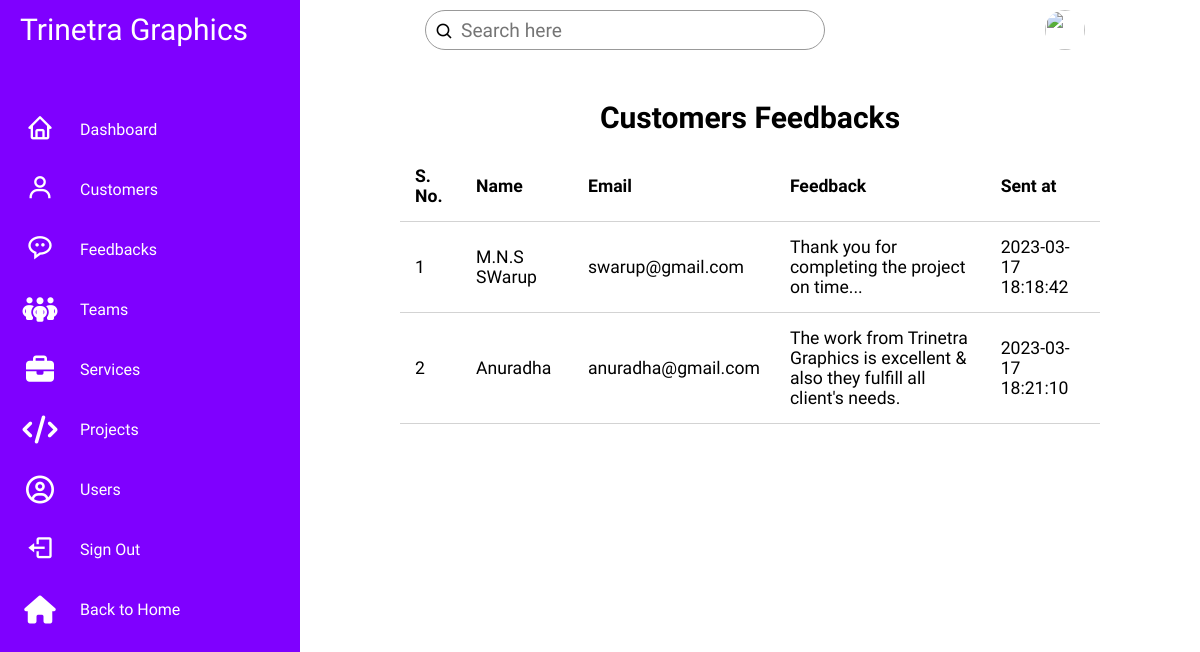
Screenshot of /admin-panel/feedback/index.php (signed in) with the database file from the repository.
### tables this page shows
CREATE TABLE `feedbacks` (
  `id` int(11) NOT NULL,
  `name` text DEFAULT NULL,
  `email` text DEFAULT NULL,
  `message` text NOT NULL,
  `sendat` timestamp NULL DEFAULT current_timestamp()
);

### admin-panel/feedback/index.php (the view, shortened to what this page needs)
<?php
    if($_SESSION['id'] == true){
?>
<!DOCTYPE html>
<html lang="en">
<head>
    <link rel="stylesheet" href="../../css/admin.css">
    <link href='https://unpkg.com/boxicons@2.1.4/css/boxicons.min.css' rel='stylesheet'>
    <link rel="stylesheet" href="https://cdnjs.cloudflare.com/ajax/libs/font-awesome/6.3.0/css/all.min.css">
</head>
<body>
    <div class="container">
        <div class="navigation">
            <ul>
                <li>
                    <a href="#">
                        <span class="title heading">Trinetra Graphics</span>
                    </a>
                </li>
                <li>
                    <a href="../admin.php">
                        <span class="icon"><i class='bx bx-home'></i></span>
                        <span class="title">Dashboard</span>
                    </a>
                </li>
                <li>
                    <a href="#">
                        <span class="icon"><i class='bx bx-user'></i></span>
                        <span class="title">Customers</span>
                    </a>
                </li>
                <li>
                    <a href="#">
                        <span class="icon"><i class='bx bx-message-rounded-dots'></i></span>
                        <span class="title">Feedbacks</span>
                    </a>
                </li>
                <li>
                    <a href="../teams/index.php">
                        <span class="icon"><i class="fa-solid fa-people-group"></i></span>
                        <span class="title">Teams</span>
                    </a>
                </li>
                <li>
                    <a href="../services/index.php">
                        <span class="icon"><i class="fa-solid fa-briefcase"></i></span>
                        <span class="title">Services</span>
                    </a>
                </li>
                <li>
                    <a href="../projects/index.php">
                        <span class="icon"><i class="fa-solid fa-code"></i></span>
                        <span class="title">Projects</span>
                    </a>
                </li>
                <li>
                    <a href="../users/index.php">
                        <span class="icon"><i class="fa-regular fa-circle-user"></i></span>
                        <span class="title">Users</span>
                    </a>
                </li>
                <li>
                    <a href="../../logout.php">
                        <span class="icon"><i class='bx bx-log-out'></i></span>
                        <span class="title">Sign Out</span>
                    </a>
                </li>
                <li>
                    <a href="../../index.php">
                        <span class="icon"><i class="fa-sharp fa-solid fa-house"></i></span>
                        <span class="title">Back to Home</span>
                    </a>
                </li>
            </ul>
        </div>
    </div>
    <div class="main">
        <div class="topbar">
            <div class="search">
                <label>
                    <input type="text" placeholder="Search here">
                    <i class='bx bx-search'></i>
                </label>
            </div>
            <div class="user">
                <?php echo "<img src='../data_base-images/users/{$_SESSION['image']}'>"; ?>
            </div>
        </div>
        <div class="admin-content">
            <div class="content">
                <h2 class="page-title">Customers Feedbacks</h2>
                <table>
                    <thead>
                        <th>S. No.</th>
                        <th>Name</th>
                        <th>Email</th>
                        <th>Feedback</th>
                        <th>Sent at</th>
                    </thead>
                    <tbody>
                        <?php
                            $db = mysqli_connect('localhost','root','','graphic');
                            $feedback = mysqli_query($db, "SELECT * FROM `feedbacks`");
                            if(!$feedback){
                                die("Invalid Query !!!". mysqli_connect_error());
                            }
                            else{
                                while($row = mysqli_fetch_assoc($feedback)){
                                    echo "
                                    <tr>
                                        <td>$row[id]</td>
                                        <td>$row[name]</td>
                                        <td>$row[email]</td>
                                        <td>$row[message]</td>
                                        <td>$row[sendat]</td>
                                    </tr>
                                    ";
                                }
                            }
                        ?>
                    </tbody>
                </table>
            </div>
        </div>
    </div>
</body>
</html>
<?php
    }
    else{
        header('Location: ../../index.php');
    }
?>

### css/admin.css (style rules this page uses)
* { margin: 0; padding: 0; box-sizing: border-box; font-family: 'Ubuntu', sans-serif; }
:root { --violet: #7f00ff; --white: #fff; --grey: #f5f5f5; --black1: #222; --black2: #999; }
body { min-height: 100vh; overflow-x: hidden; }
a { text-decoration: none; }
.container { position: relative; width: 100%; }
.navigation { position: fixed; width: 300px; height: 100%; background: var(--violet); border-left: 10px solid var(--violet); transition: 0.5s; overflow: hidden; }
.navigation ul { position: absolute; top: 0; left: 0; width: 100%; }
.navigation ul li { position: relative; width: 100%; list-style: none; border-top-left-radius: 30px; border-bottom-left-radius: 30px; }
.navigation ul li:nth-child(1) { margin-bottom: 40px; pointer-events: none; }
.navigation ul li a { position: relative; display: block; width: 100%; display: flex; text-decoration: none; color: var(--white); }
.navigation ul li a .icon { position: relative; display: block; min-width: 60px; height: 60px; line-height: 70px; text-align: center; }
.navigation ul li a .icon i { font-size: 1.75em; }
.navigation ul li a .title { position: relative; display: block; padding: 0 10px; line-height: 60px; text-align: start; white-space: nowrap; }
.navigation ul li a .title.heading { font-size: 30px; }
.main { position: absolute; width: calc(100% - 300px); left: 300px; min-height: 100vh; background: var(--white); transition: 0.5s; }
.topbar { width: 100%; height: 60px; display: flex; justify-content: space-around; align-items: center; padding: 0 10px; }
.search { position: relative; width: 400px; margin: 0 10px; }
.search label { position: relative; width: 100%; }
.search label input { width: 100%; height: 40px; border-radius: 40px; padding: 5px 20px; padding-left: 35px; font-size: 1.2em; outline: none; border: 1px solid var(--black2); }
.search label i { position: absolute; top: 0; left: 10px; font-size: 1.2em; }
.user { position: relative; width: 40px; height: 40px; border-radius: 50%; overflow: hidden; cursor: pointer; }
.user img { position: relative; top: 0; left: 0; width: 100%; height: 100%; object-fit: cover; }
.admin-content { position: relative; flex: 8; height: 100%; padding: 40px 100px 100px; overflow-y: scroll; }
.admin-content .page-title { text-align: center; margin-bottom: 16px; font-size: 30px; }
.admin-content table { width: 100%; border-collapse: collapse; font-size: 1.1rem; }
th, td { padding: 15px; text-align: left; border-bottom: 1px solid lightgrey; }

### rows the page displays
feedbacks: id "1", name "M.N.S SWarup", email "swarup@gmail.com", message "Thank you for completing the project on time...", sendat "2023-03-17 18:18:42"
feedbacks: id "2", name "Anuradha", email "anuradha@gmail.com", message "The work from Trinetra Graphics is excellent & also they fulfill all client's needs.", sendat "2023-03-17 18:21:10"
